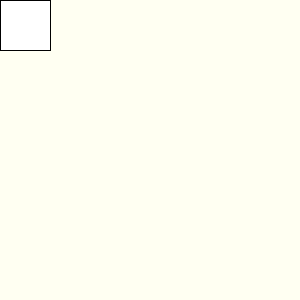
Frame 1 (no input)
Frame 60 (the mouse pressed at the canvas centre just before this capture): identical to frame 1, image omitted
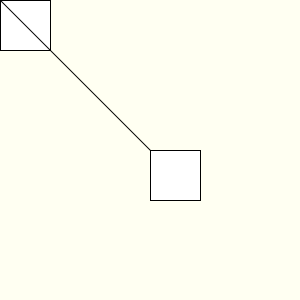
Frame 120 (the mouse held since frame 60 and released just before this capture)

The Processing sketch that drew these frames (run headless with seeded random() and noise(); from frame 60 on, the mouse is pressed at the canvas centre):

// Processing sketch: sketch_3
// ── sketch_3.pde
void setup(){
  size(300, 300);
  background(#FFFFF2);
}

void draw() {
  rect(mouseX, mouseY, 50, 50);
  if(mousePressed) {
    line(mouseX, mouseY, pmouseX, pmouseY);
  }
}
void keyPressed(){
  if( key == '1' ) stroke(255, 0, 0);
  if( key == '2' ) stroke(0, 255, 0);
}
  
